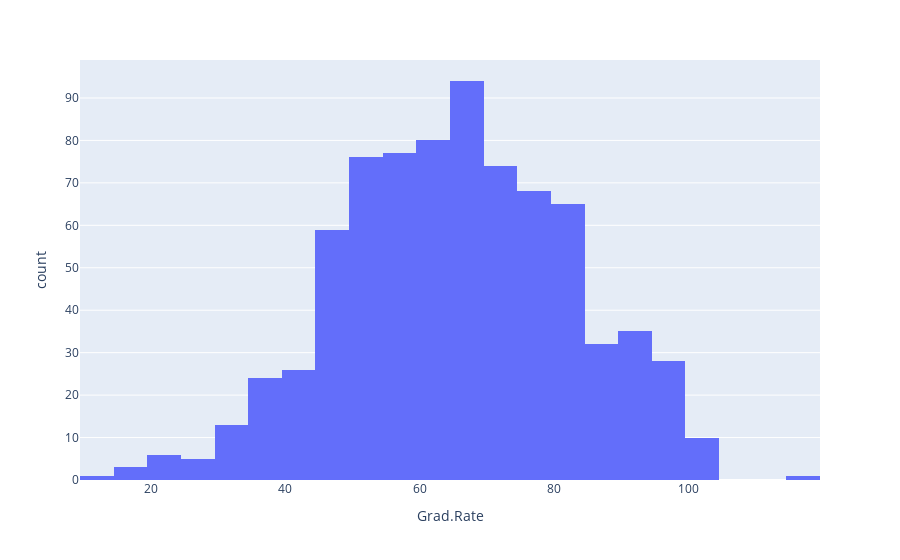

The cell this chart's notebook holds for it:
### Markdown cell above
### Data visualizations

### Code cell
fig = px.histogram(df_data, x='Grad.Rate')
fig.show()

### Figure 1 — Plotly figure (JSON) as saved in the notebook; plotly's stock layout.template omitted (floating-point values rounded to 4 significant figures; data arrays with more than 128 entries replaced by an {"elided": "..."} marker saying what was removed)
{"data": [{"alignmentgroup": "True", "bingroup": "x", "hovertemplate": "Grad.Rate=%{x}<br>count=%{y}<extra></extra>", "legendgroup": "", "marker": {"color": "#636efa", "pattern": {"shape": ""}}, "name": "", "offsetgroup": "", "orientation": "v", "showlegend": false, "type": "histogram", "x": {"elided": "777 int values"}, "xaxis": "x", "yaxis": "y"}], "layout": {"barmode": "relative", "legend": {"tracegroupgap": 0}, "margin": {"t": 60}, "xaxis": {"anchor": "y", "domain": [0, 1], "title": {"text": "Grad.Rate"}}, "yaxis": {"anchor": "x", "domain": [0, 1], "title": {"text": "count"}}}}
